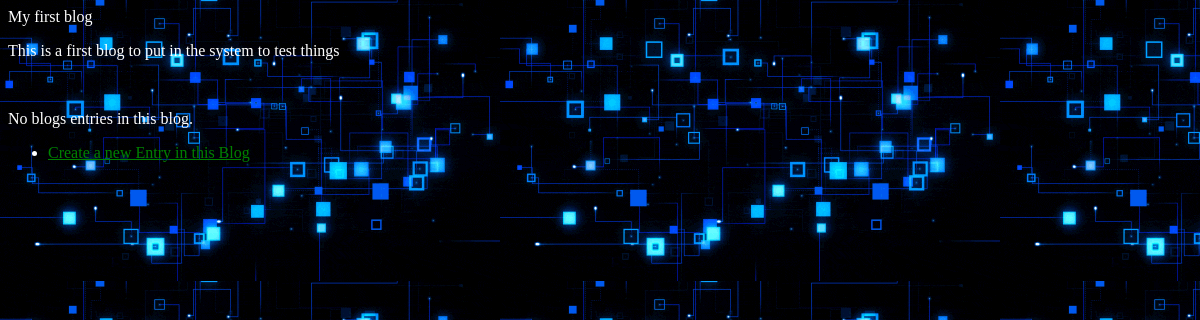
The app's page /blog/2/, older data.
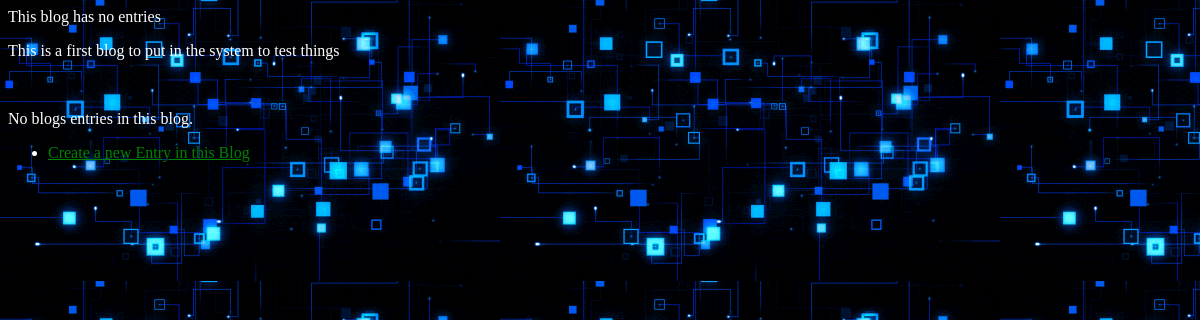
The same page, newer data.
### blog/models.py (models this page shows, shortened)
class Blog(models.Model):
    name = models.CharField(max_length=200)
    tagline = models.CharField(max_length=500)
    def get_blog_entries(self):
        return self.blogentry_set.all()

### blog/views.py (the view)
# urls.py: path("<int:pk>/", views.BlogDetailView.as_view(), name="blog"),
class BlogDetailView(generic.DetailView):
    model = Blog
    template_name = "blog/blog.html"
    def get(self, request, *args, **kwargs):
        blog = get_object_or_404(Blog, pk=kwargs['pk'])
        entries = blog.get_blog_entries()
        return render(request, "blog/blog.html", {'blog': blog, 'entries':entries})

### blog/templates/blog/blog.html (shortened to what this page needs)
{% load static %}
<link rel="stylesheet" type="text/css" href="{% static 'blog/style.css' %}" />
<p>{{ blog.name }}</p>
<p>{{ blog.tagline }}</p>
{% if entries %}
    <ul>
	{% for entry in entries %}
		<li><a href="{% url 'blog:blogentry' entry.id %}">{{ entry.title }}</a></li>
	{% endfor %}
    </ul>
{% else %}
	<p>No blogs entries in this blog.</p>
{% endif %}
<ul>
<li><a href="{% url 'blog:blogentry_creation' %}">Create a new Entry in this Blog</a></li>
</ul>

Row changes from the older to the newer data that the page shows:
changed Blog "This is a first blog to put in the system to test things": name "My first blog" → "This blog has no entries"
